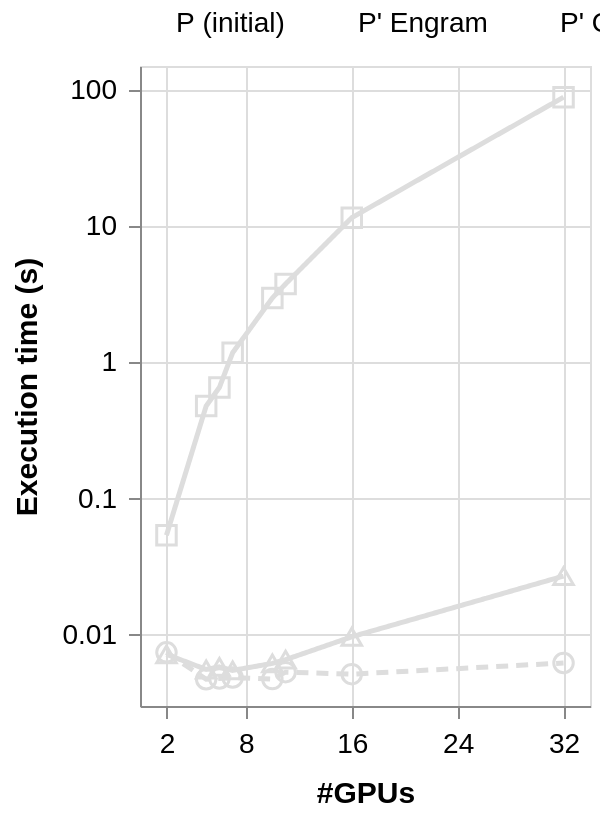

Vega-Lite specification stored for this chart:
### Vega-Lite specification from a JSON file in a GitHub repository (floating-point values rounded to 4 significant figures)
{"$schema": "https://vega.github.io/schema/vega-lite/v5.json", "_comment": ["Fig. 1 of the AI-evolved systems post. Values are the worst-case (max) execution time per GPU count", "over the witness + gpu=32 workloads, from skydiscover/benchmarks/ADRS/risk_discovery_v2/plot/.prism_3program_cache.json,", "aggregated exactly as plot_prism_3program.py does. Inlined so the chart has no fetch and works in a standalone export."], "width": "container", "height": 320, "data": {"values": [{"program": "P (initial)", "gpus": 2, "time": 0.007432, "runs": 2}, {"program": "P (initial)", "gpus": 5, "time": 0.004716, "runs": 1}, {"program": "P (initial)", "gpus": 6, "time": 0.004774, "runs": 1}, {"program": "P (initial)", "gpus": 7, "time": 0.004861, "runs": 1}, {"program": "P (initial)", "gpus": 10, "time": 0.004731, "runs": 1}, {"program": "P (initial)", "gpus": 11, "time": 0.005317, "runs": 1}, {"program": "P (initial)", "gpus": 16, "time": 0.005141, "runs": 3}, {"program": "P (initial)", "gpus": 32, "time": 0.006205, "runs": 7}, {"program": "P' Engram", "gpus": 2, "time": 0.05381, "runs": 2}, {"program": "P' Engram", "gpus": 5, "time": 0.4787, "runs": 1}, {"program": "P' Engram", "gpus": 6, "time": 0.6552, "runs": 1}, {"program": "P' Engram", "gpus": 7, "time": 1.177, "runs": 1}, {"program": "P' Engram", "gpus": 10, "time": 2.971, "runs": 1}, {"program": "P' Engram", "gpus": 11, "time": 3.768, "runs": 1}, {"program": "P' Engram", "gpus": 16, "time": 11.55, "runs": 3}, {"program": "P' Engram", "gpus": 32, "time": 88.53, "runs": 7}, {"program": "P' OpenEvolve", "gpus": 2, "time": 0.007186, "runs": 2}, {"program": "P' OpenEvolve", "gpus": 5, "time": 0.005564, "runs": 1}, {"program": "P' OpenEvolve", "gpus": 6, "time": 0.005814, "runs": 1}, {"program": "P' OpenEvolve", "gpus": 7, "time": 0.005477, "runs": 1}, {"program": "P' OpenEvolve", "gpus": 10, "time": 0.006165, "runs": 1}, {"program": "P' OpenEvolve", "gpus": 11, "time": 0.006566, "runs": 1}, {"program": "P' OpenEvolve", "gpus": 16, "time": 0.009667, "runs": 3}, {"program": "P' OpenEvolve", "gpus": 32, "time": 0.02698, "runs": 7}]}, "encoding": {"x": {"field": "gpus", "type": "quantitative", "title": "#GPUs", "scale": {"domain": [0, 34], "nice": false}, "axis": {"values": [2, 8, 16, 24, 32], "labelFontSize": 14, "titleFontSize": 15, "titlePadding": 10, "labelPadding": 6, "tickSize": 6}}, "y": {"field": "time", "type": "quantitative", "title": "Execution time (s)", "scale": {"type": "log", "domain": [0.003, 150]}, "axis": {"values": [0.01, 0.1, 1, 10, 100], "labelExpr": "datum.value >= 1 ? format(datum.value, 'd') : format(datum.value, '')", "labelFontSize": 14, "titleFontSize": 15, "titlePadding": 10, "labelPadding": 6, "tickSize": 6}}, "color": {"field": "program", "type": "nominal", "title": null, "scale": {"domain": ["P (initial)", "P' Engram", "P' OpenEvolve"], "range": ["$cat-1", "$cat-3", "$cat-2"]}, "legend": {"orient": "top", "direction": "horizontal", "labelFontSize": 14, "symbolSize": 110, "symbolStrokeWidth": 0, "columnPadding": 18, "offset": 14, "symbolDash": []}}, "shape": {"field": "program", "type": "nominal", "title": null, "scale": {"domain": ["P (initial)", "P' Engram", "P' OpenEvolve"], "range": ["circle", "square", "triangle-up"]}}}, "layer": [{"mark": {"type": "line", "strokeWidth": 2.5}, "encoding": {"strokeDash": {"field": "program", "type": "nominal", "title": null, "scale": {"domain": ["P (initial)", "P' Engram", "P' OpenEvolve"], "range": [[6, 4], [1, 0], [1, 0]]}, "legend": null}}}, {"mark": {"type": "point", "filled": true, "size": 95, "opacity": 1, "stroke": "$surface", "strokeWidth": 1.5}}, {"_comment": "invisible, larger hit targets carrying the tooltip", "mark": {"type": "point", "size": 400, "opacity": 0, "filled": true}, "encoding": {"tooltip": [{"field": "program", "title": "Program"}, {"field": "gpus", "title": "#GPUs"}, {"field": "time", "title": "Worst-case time (s)", "format": ".4~g"}, {"field": "runs", "title": "Workloads"}]}}], "autosize": {"type": "fit-x", "contains": "padding"}}
